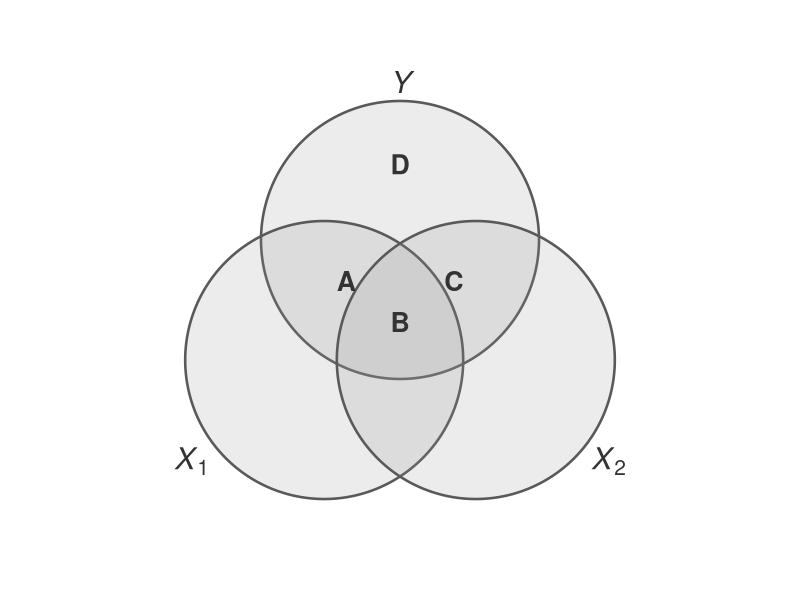

Generate this figure with R:
## ---- chunk 1
#| label: fig-venn-variance-partitioning
#| fig-cap: "Venn diagram illustrating variance partitioning in multiple regression with two predictors ($X_1$ and $X_2$). Each circle represents the total variance in one variable. The regions inside the $Y$ circle decompose its variance: **A** = uniquely shared with $X_1$, **B** = shared with both $X_1$ and $X_2$, **C** = uniquely shared with $X_2$, **D** = not explained by either predictor."
#| fig-width: 6.5
#| fig-height: 6
#| code-fold: true

par(mar = c(0.5, 0.5, 0.5, 0.5))
plot(NULL,
    xlim = c(-4.5, 4.5), ylim = c(-4, 4.5),
    asp = 1, axes = FALSE, xlab = "", ylab = ""
)

# Circle parameters
r <- 2.2
theta <- seq(0, 2 * pi, length.out = 500)

# Centers: Y top-center, X1 bottom-left, X2 bottom-right
y_cx <- 0
y_cy <- 1.2
x1_cx <- -1.2
x1_cy <- -0.7
x2_cx <- 1.2
x2_cy <- -0.7

# Draw circles with semi-transparent fills (overlaps become darker)
polygon(y_cx + r * cos(theta), y_cy + r * sin(theta),
    col = rgb(0.6, 0.6, 0.6, 0.18), border = "gray35", lwd = 2.5
)
polygon(x1_cx + r * cos(theta), x1_cy + r * sin(theta),
    col = rgb(0.6, 0.6, 0.6, 0.18), border = "gray35", lwd = 2.5
)
polygon(x2_cx + r * cos(theta), x2_cy + r * sin(theta),
    col = rgb(0.6, 0.6, 0.6, 0.18), border = "gray35", lwd = 2.5
)

# Circle labels (outside each circle)
text(0, 3.7, expression(italic(Y)), cex = 1.8, col = "gray20")
text(-3.3, -2.3, expression(italic(X)[1]), cex = 1.8, col = "gray20")
text(3.3, -2.3, expression(italic(X)[2]), cex = 1.8, col = "gray20")

# Region labels inside the Y circle
text(0, 2.4, expression(bold(D)), cex = 1.6, col = "gray20")
text(-0.85, 0.55, expression(bold(A)), cex = 1.6, col = "gray20")
text(0.85, 0.55, expression(bold(C)), cex = 1.6, col = "gray20")
text(0, -0.1, expression(bold(B)), cex = 1.6, col = "gray20")
